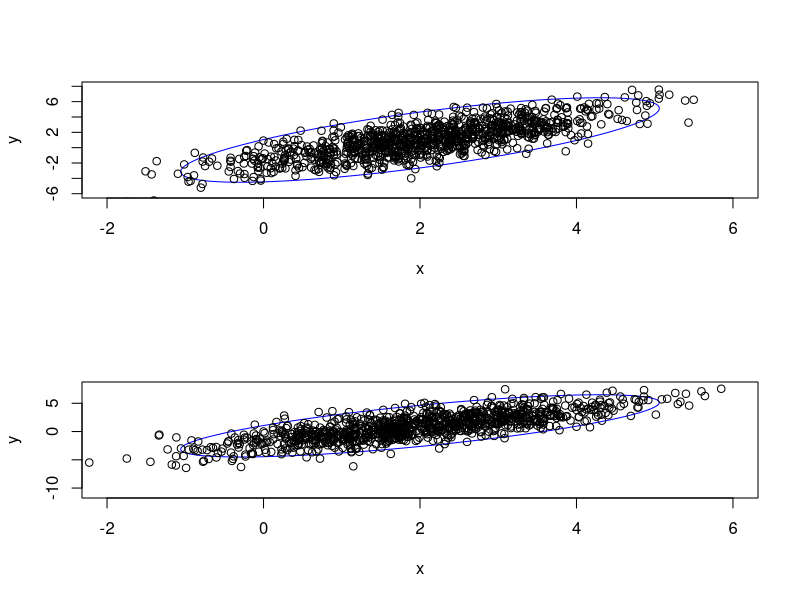

R code for this plot:
# Illustration of Gibbs sampling using 2d Gaussians

library(MASS)
library(ellipse)

sigma.1 <- 1.25
sigma.2 <- 2.25

rho <- 0.75

Sigma <- matrix(rep(0, 4), 2, 2)
Sigma[1, 1] <- sigma.1 * sigma.1
Sigma[2, 2] <- sigma.2 * sigma.2
Sigma[1, 2] <- sigma.1 * sigma.2 * rho
Sigma[2, 1] <- Sigma[1, 2]

center <- c(2, 1)


conditional.dist <- function(center, Sigma, x.val=0.0, x.dim=2) {
  
  if (x.dim == 1) {
    d.0 = 2
  } else if (x.dim == 2) {
    d.0 = 1
  }
  
  s.11 <- Sigma[d.0, d.0]
  s.12 <- Sigma[d.0, x.dim]
  s.22 <- Sigma[x.dim, x.dim]

  mu <- center[d.0] + s.12/s.22 * (x.val - center[x.dim])
  var <- s.11 - s.12^2/s.22
  
  return(c(mu, var))
  
}

# n.samples <- 10
# x <- c(-10, -10)
n.samples <- 1000
x <- c(0, 0)

X.samples <- c(x)
for (i in 1:n.samples) {
  
  params.1 <- conditional.dist(center, Sigma, x.val = x[2], x.dim=2)
  x[1] <- rnorm(1, mean=params.1[1], sd=sqrt(params.1[2]))
  
  params.2 <- conditional.dist(center, Sigma, x.val = x[1], x.dim=1)
  x[2] <- rnorm(1, mean=params.2[1], sd=sqrt(params.2[2]))
  
  X.samples <- rbind(X.samples, x)
}

y <- mvrnorm(1000, mu=center, Sigma=Sigma)

par(mfrow=c(2,1))
plot(ellipse(Sigma, centre = center), type='l', col='blue', xlab='x', ylab='y', xlim=c(-2, 6), ylim=c(-6, 8))
points(y)
plot(ellipse(Sigma, centre = center), type='l', col='blue', xlab='x', ylab='y', xlim=c(-2, 6), ylim=c(-11, 8))
points(X.samples)
#lines(X.samples)
